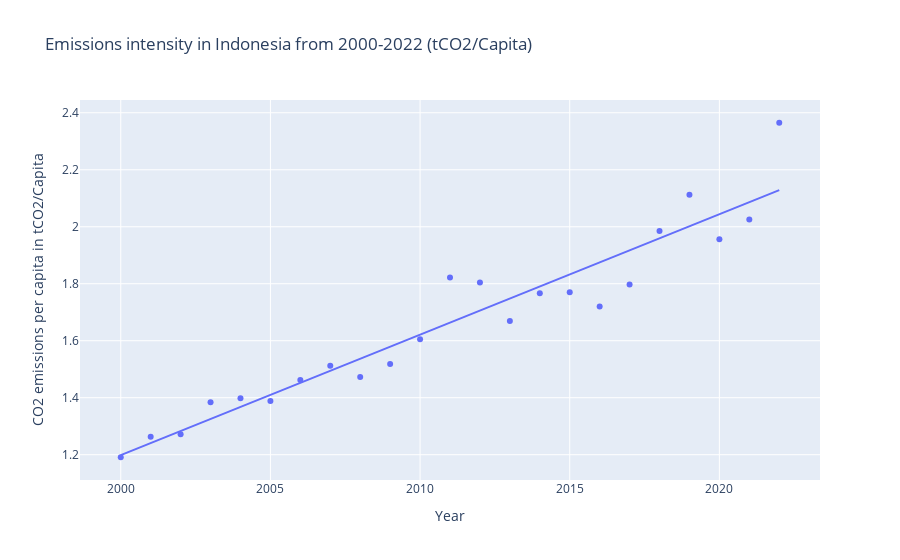

The code cell stored with this chart in its notebook:
### Markdown cell above
I then made a scatterplot of the emissions intensity data from 2000 - 2022 to observe trends across time. Generally, emissions intensity in Indonesia increased steadily from 2000 to 2022, showing much less fluctuations than development finance.

### Code cell
fig2 = px.scatter(
    indo_data,
    x='Year',
    y='CO2 emissions per capita in tCO2/Capita',
    title='Emissions intensity in Indonesia from 2000-2022 (tCO2/Capita)',
    trendline="ols",
)

fig2.show()

### Figure 1 — Plotly figure (JSON) as saved in the notebook; plotly's stock layout.template omitted (floating-point values rounded to 4 significant figures)
{"data": [{"hovertemplate": "Year=%{x}<br>CO2 emissions per capita in tCO2/Capita=%{y}<extra></extra>", "legendgroup": "", "marker": {"color": "#636efa", "symbol": "circle"}, "mode": "markers", "name": "", "orientation": "v", "showlegend": false, "type": "scatter", "x": [2000, 2001, 2002, 2003, 2004, 2005, 2006, 2007, 2008, 2009, 2010, 2011, 2012, 2013, 2014, 2015, 2016, 2017, 2018, 2019, 2020, 2021, 2022], "xaxis": "x", "y": [1.191, 1.263, 1.272, 1.384, 1.398, 1.388, 1.462, 1.512, 1.473, 1.518, 1.605, 1.822, 1.804, 1.669, 1.767, 1.77, 1.72, 1.797, 1.985, 2.112, 1.956, 2.025, 2.365], "yaxis": "y"}, {"hovertemplate": "<b>OLS trendline</b><br>CO2 emissions per capita in tCO2/Capita = 0.0422747 * Year + -83.351<br>R<sup>2</sup>=0.910355<br><br>Year=%{x}<br>CO2 emissions per capita in tCO2/Capita=%{y} <b>(trend)</b><extra></extra>", "legendgroup": "", "marker": {"color": "#636efa", "symbol": "circle"}, "mode": "lines", "name": "", "showlegend": false, "type": "scatter", "x": [2000, 2001, 2002, 2003, 2004, 2005, 2006, 2007, 2008, 2009, 2010, 2011, 2012, 2013, 2014, 2015, 2016, 2017, 2018, 2019, 2020, 2021, 2022], "xaxis": "x", "y": [1.198, 1.241, 1.283, 1.325, 1.367, 1.41, 1.452, 1.494, 1.537, 1.579, 1.621, 1.663, 1.706, 1.748, 1.79, 1.832, 1.875, 1.917, 1.959, 2.002, 2.044, 2.086, 2.128], "yaxis": "y"}], "layout": {"autosize": true, "legend": {"tracegroupgap": 0}, "title": {"text": "Emissions intensity in Indonesia from 2000-2022 (tCO2/Capita)"}, "xaxis": {"anchor": "y", "autorange": true, "domain": [0, 1], "range": [1999.0, 2023.0], "title": {"text": "Year"}, "type": "linear"}, "yaxis": {"anchor": "x", "autorange": true, "domain": [0, 1], "range": [1.094, 2.462], "title": {"text": "CO2 emissions per capita in tCO2/Capita"}, "type": "linear"}}}
